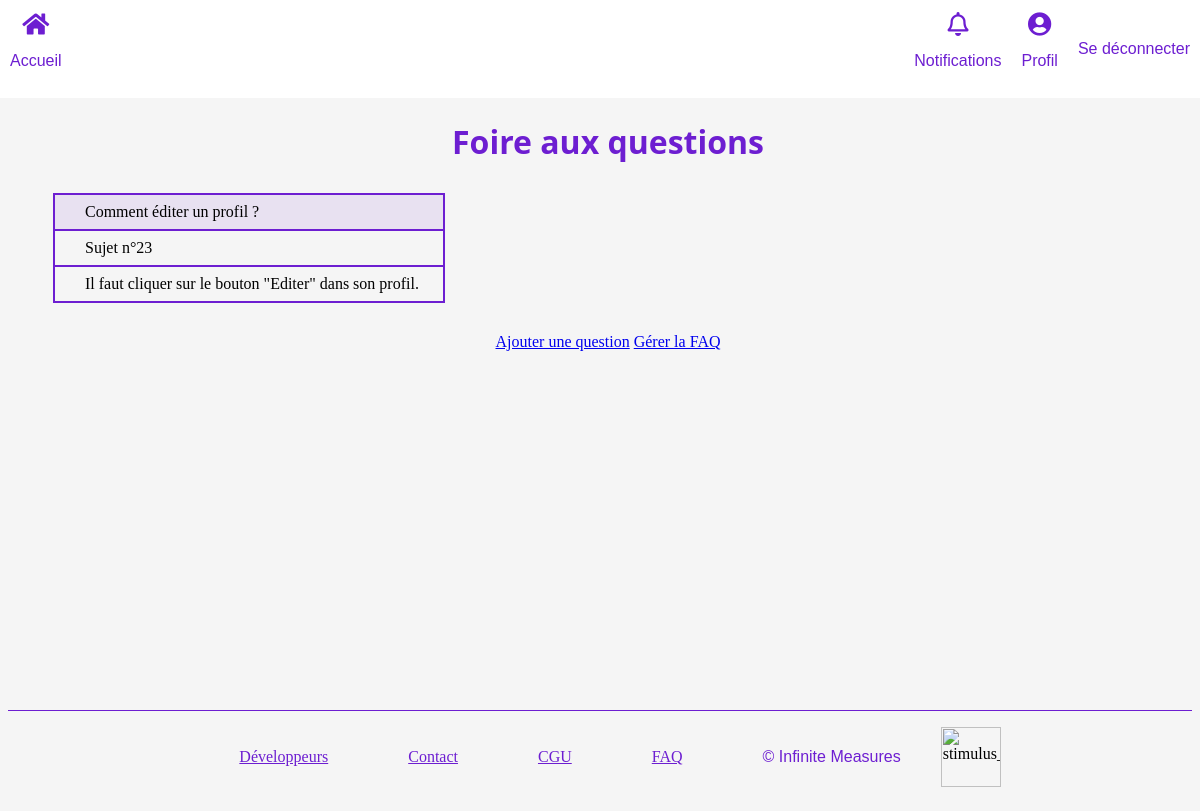
Screenshot of /faqs (signed in) with the database file from the repository.
### tables this page shows
CREATE TABLE `faq_questions` (
  `id` int(11) NOT NULL,
  `supervisor_id` int(11) DEFAULT NULL,
  `title` varchar(255) DEFAULT NULL,
  `answer` varchar(255) DEFAULT NULL,
  `subject` varchar(255) DEFAULT NULL,
  `visible` tinyint(1) NOT NULL DEFAULT '1'
);

### app/controllers/Faqs.php (called while the page is built, shortened)
<?php
class Faqs extends Controller {
    public function __construct() {
        $this->faqModel = $this->model('Faq');
    }
    public function index() {
        $faq_questions=$this->faqModel->QuestionVisible();
        $this->view('faqs/index',$faq_questions);
    }
}
?>

### app/libraries/Core.php (called while the page is built, shortened)
<?php
  class Core {
    protected $currentMethod = 'index';
    public function __construct() {
      $url = $this->getUrl();
      if (file_exists('../app/controllers/' . ucwords($url[0]). '.php')) {
        unset($url[0]);
      }
      $this->currentController = new $this->currentController;
      $this->params = $url ? array_values($url) : [];
      call_user_func_array([$this->currentController, $this->currentMethod], $this->params);
    }
    public function getUrl() {
      if (isset($_GET['url'])) {
        $url = rtrim($_GET['url'], '/');
        $url = filter_var($url, FILTER_SANITIZE_URL);
        $url = explode('/', $url);
        return $url;
      }
    }
  }
?>

### public/index.php (called while the page is built, shortened)
<?php
  $init = new Core;
?>

### app/libraries/Database.php (called while the page is built, shortened)
<?php
  class Database {
    private $host = DB_HOST;
    private $user = DB_USER;
    private $pass = DB_PASS;
    private $dbname = DB_NAME;
    private $dbh;
    private $stmt;
    public function __construct() {
      $dsn = 'mysql:host=' . $this->host . ';dbname=' . $this->dbname;
      $options = array(
        PDO::ATTR_PERSISTENT => true,
        PDO::ATTR_ERRMODE => PDO::ERRMODE_EXCEPTION
      );
      try {
        $this->dbh = new PDO($dsn, $this->user, $this->pass, $options);
      } catch(PDOException $e) {
        $this->error = $e->getMessage();
        echo $this->error;
      }
    }
    public function query($sql) {
      $this->stmt = $this->dbh->prepare($sql);
    }
    public function execute() {
      try{
      return $this->stmt->execute();
      }
      catch (PDOException $e){
        $this->error = $e->getMessage();
        echo $this->error;
      }
    }
    public function resultSet() {
      $this->execute();
      return $this->stmt->fetchAll(PDO::FETCH_OBJ);
    }
  }
?>

### app/models/Faq.php (called while the page is built, shortened)
<?php
class Faq {
    private $db;
    public function __construct() {
        $this->db = new Database;
    }
    public function QuestionVisible() {
        $this->db->query('SELECT * FROM faq_questions WHERE visible=1 ');
        return $faq_invisible=$this->db->resultSet();
    }
}
?>

### app/views/faqs/index.php (the view, shortened to what this page needs)
<?php require APPROOT . '/views/inc/header.php'; ?>
<div class="container">
    <h1>Foire aux questions</h1>
    <?php foreach($data as $faq_question): ?>
            <table>
                <thead>
                     <tr>
                         <td>
                         <?= $faq_question->subject ?>
                         </td>
                     </tr>
                </thead>
            <tbody>
                <tr>
                    <td>
                    <?= $faq_question->title ?>
                    </td>
                </tr>
                <tr>
                    <td class="reponse">
                    <?= $faq_question->answer ?>
                    </td>
                </tr>
            </tbody>
            </table>
    <?php endforeach ; ?>
    <a href="<?php echo URLROOT; ?>faqs/new">Ajouter une question</a>
    <a href="<?php echo URLROOT; ?>faqs/edit">Gérer la FAQ</a>
</div>
<?php require APPROOT . '/views/inc/footer.php'; ?>

### public/css/config.css (style rules this page uses)
h1, h2, h3, h4, h5, h6 { font-family: "Open Sans", sans-serif; color: var(--primary-color); }
:root { --primary-color: #6d1ed1; }
body { background: whitesmoke; }

### public/css/components/container.css (style rules this page uses)
.container { padding-right: 15px; padding-left: 15px; margin-right: auto; margin-left: auto; margin-top: 120px; min-height: 70vh; text-align: center; }
@media (min-width: 768px) { .container { width: 750px; } }
@media (min-width: 992px) { .container { width: 970px; } }
@media (min-width: 1200px) { .container { width: 1170px; } }

### public/css/users/test_results.css (style rules this page uses)
table, th, td { border: 2px solid var(--primary-color); border-collapse: collapse; }
th, td { padding-right: 24px; }

### rows the page displays
faq_questions: subject "Comment éditer un profil ?", title "Sujet n°23", answer "Il faut cliquer sur le bouton \"Editer\" dans son profil."
